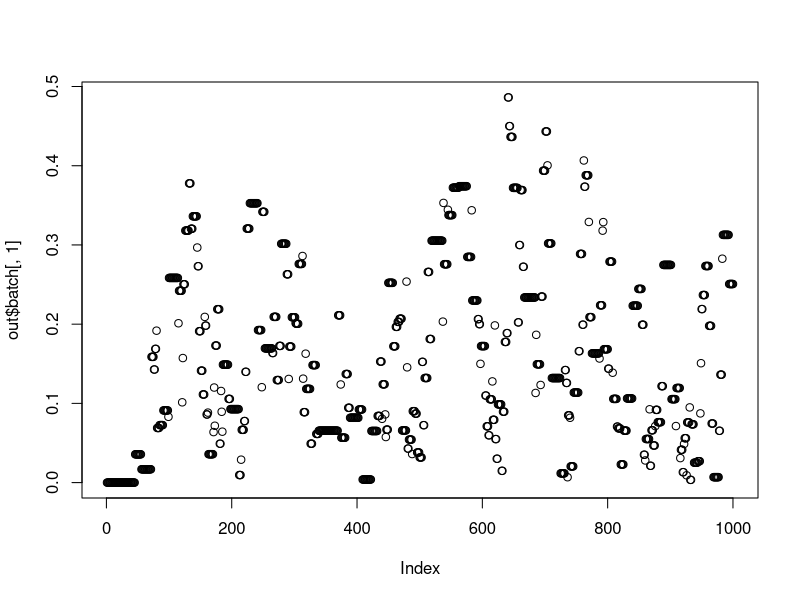
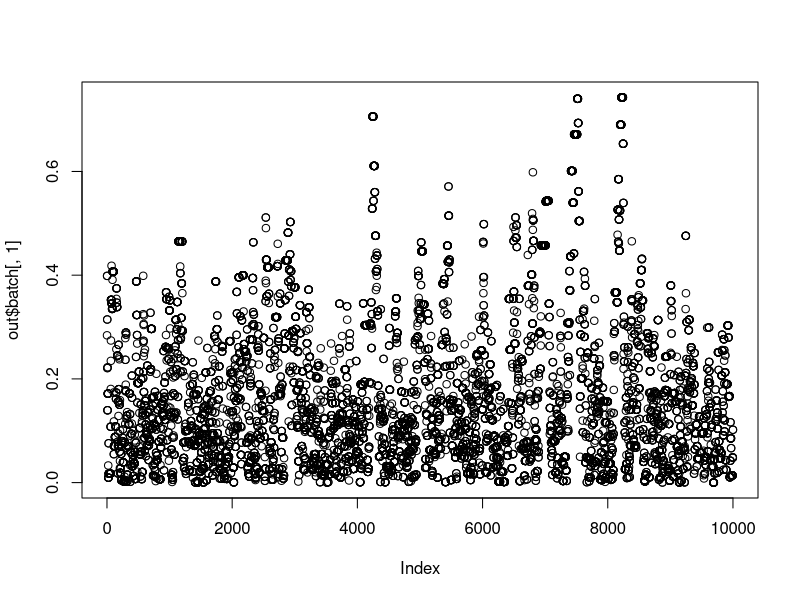
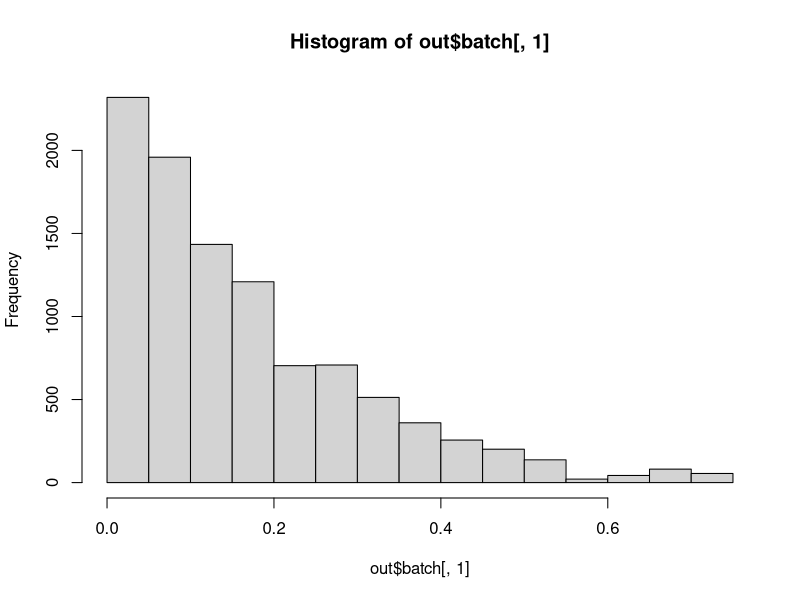
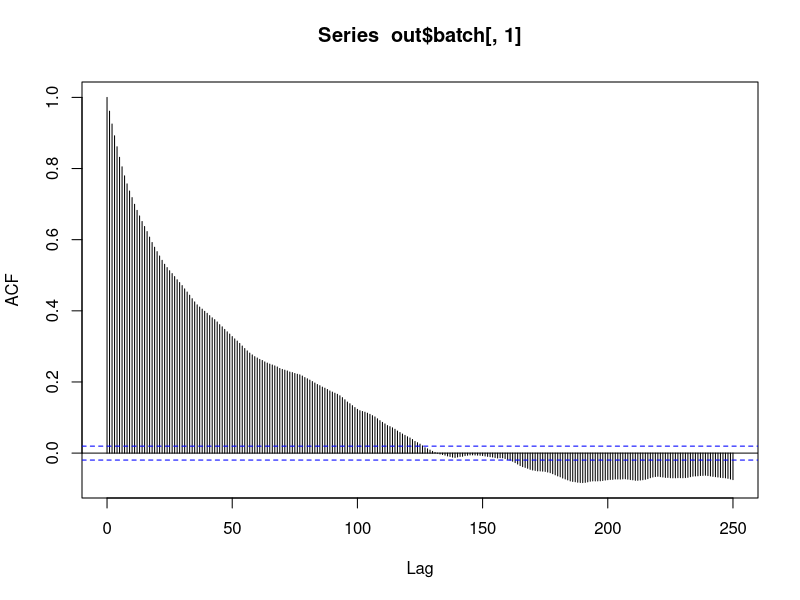
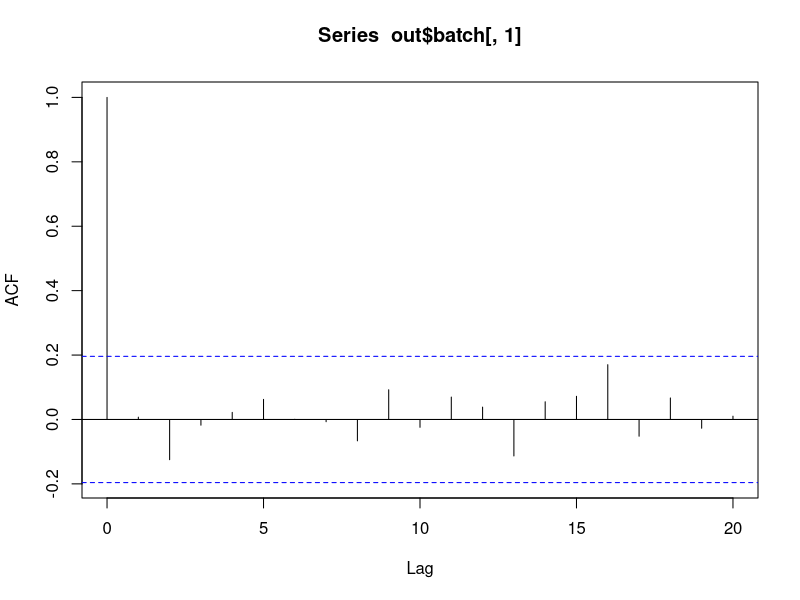

Recreate these plots in R, in order.
library(mcmc)


### Name: metrop
### Title: Metropolis Algorithm
### Aliases: metrop metrop.function metrop.metropolis
### Keywords: misc

### ** Examples

h <- function(x) if (all(x >= 0) && sum(x) <= 1) return(1) else return(-Inf)
out <- metrop(h, rep(0, 5), 1000)
out$accept
# acceptance rate too low
out <- metrop(out, scale = 0.1)
out$accept
t.test(out$accept.batch)$conf.int
# acceptance rate o. k. (about 25 percent)
plot(out$batch[ , 1])
# but run length too short (few excursions from end to end of range)
out <- metrop(out, nbatch = 1e4)
out$accept
plot(out$batch[ , 1])
hist(out$batch[ , 1])
acf(out$batch[ , 1], lag.max = 250)
# looks like batch length of 250 is perhaps OK
out <- metrop(out, blen = 250, nbatch = 100)
apply(out$batch, 2, mean) # Monte Carlo estimates of means
apply(out$batch, 2, sd) / sqrt(out$nbatch) # Monte Carlo standard errors
t.test(out$accept.batch)$conf.int
acf(out$batch[ , 1]) # appears that blen is long enough
